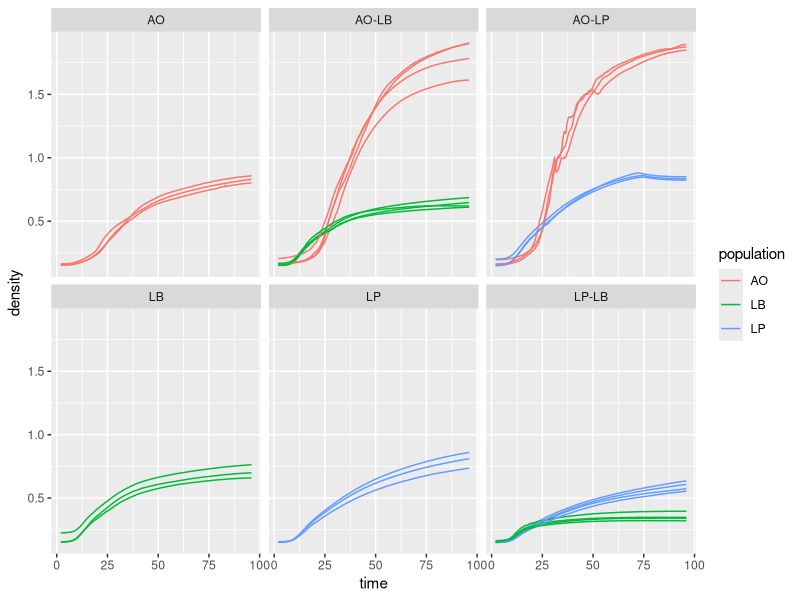

This chart was generated by the following R code: (Note: this script raises an error after producing the figure.)
library(readxl)
library(tidyverse)

get_tb <- function(colnum, pop, community){
  density <- rowSums(dt[,colnum + 1])
  return(tibble(time = dt$Time, population = pop, value = density, community = community))
}

get_tb_all = function(colnum, pop, comm){
  densities = dt[,colnum+1]
  select_dt = tibble(time = dt$Time, population = pop, community = comm)
  select_dt = cbind(select_dt, densities)
  
  return(select_dt %>% pivot_longer(-c(time, population, community),
                                    values_to = "density",
                                    names_to = "replicate"))
}
# AO ismember(ind,[1,11,21,31,41,51,13,33,53,7,17,37,47,57,38,48,58])
# LP ismember(ind,[12,32,52,5,15,25,35,45,55,27,8,9,19,29,10,20,30])
# LB ismember(ind,[4,14,24,34,44,54,16,36,56,18,28,39,49,59,40,50,60])

dt <- read_xlsx("Figure 3 -- DM Gut Microbiome CoC.xlsx", range = "B27:BK412")
dt$Time <- seq(0,96,by=0.25)
dt <- dt %>% select(-`T° 600`)
parsed <- tibble()

parsed <- get_tb_all(c(11,31,51), "AO", "AO-LP") # removed 7 because it is very different
parsed <- rbind(parsed, get_tb_all(c(12,32,52), "LP", "AO-LP") ) #removed 8 because its paired with 7

parsed <- rbind(parsed, get_tb_all(c(13,33,53,17), "AO", "AO-LB") )
parsed <- rbind(parsed, get_tb_all(c(14,34,54,18), "LB", "AO-LB") )

parsed <- rbind(parsed, get_tb_all(c(15,35,55,27), "LP", "LP-LB") )
parsed <- rbind(parsed, get_tb_all(c(16,36,56,28), "LB", "LP-LB") )

parsed <- rbind(parsed, get_tb_all(c(1,21,41), "AO", "AO") )
parsed <- rbind(parsed, get_tb_all(c(5,25,45), "LP", "LP") )
parsed <- rbind(parsed, get_tb_all(c(4,24,44), "LB", "LB") )

# rarefy the data
timepoints <- c(seq(2, 96, by = 0.25))
parsed <- parsed %>% filter(time %in% timepoints)

#plot
ggplot(parsed, 
       aes(x = time,
           y = density,
           color = population))+
  geom_line(aes(group = interaction(population, replicate)))+
  facet_wrap(~community)

parsed <- parsed %>% pivot_wider(names_from = population, 
                                 values_from = density, 
                                 values_fill = 0)

for (cm in sort(unique(parsed$community))){
  p1 <- parsed %>% filter(community == cm) 
  for (rp in unique(p1$replicate)){
    p2 = p1 %>% filter(replicate==rp) %>% select(-c(community, replicate))
    write_csv(p2, file = paste0("../../data/jo/", cm, "_", rp, ".csv"))
  }
}
